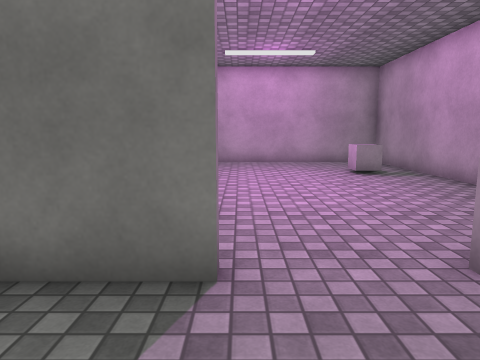
[1] (above)

12 first-person views from a walk through a Unity game level. The camera is 1.3 m above the floor, tilts 8° down and sees 70° across. The floor is counted in squares, 1 m on a side. Each view is taken from the middle of a square. On the plan, view 1 faces up. The plan holds only what a view shows up to about 15 squares ahead; the rest is blank. The player character is not drawn. Door leaves are left out, so doorways stand open. Surface patterns are stand-ins for the level's own textures.

[2]
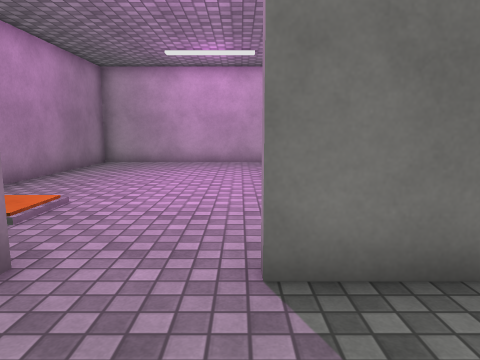

[3]
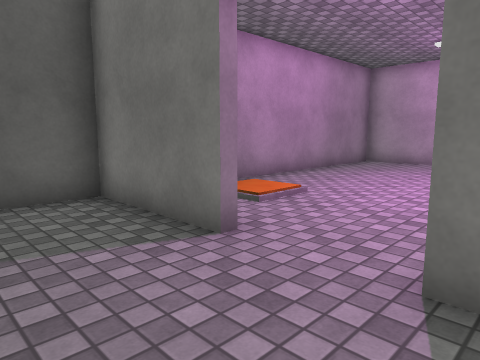

[4]
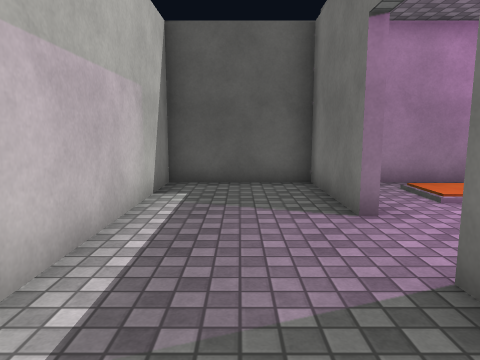

[5]
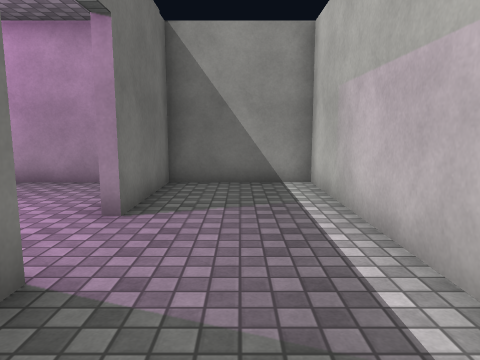

[6]
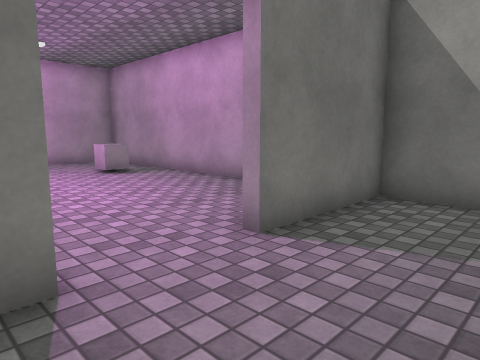

[7]
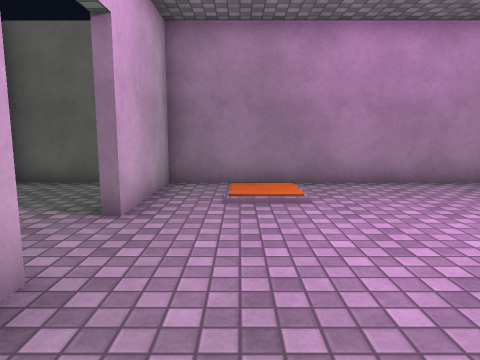

[8]
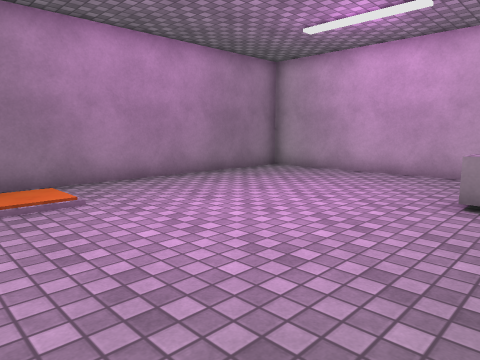

[9]
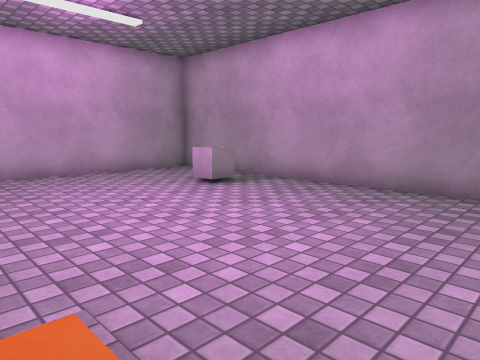

[10]
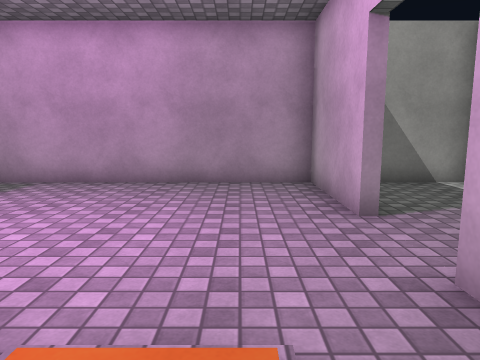

[11]
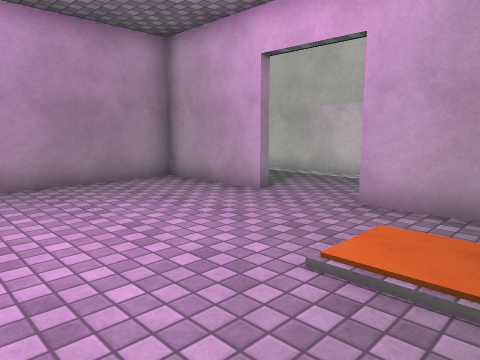

[12]
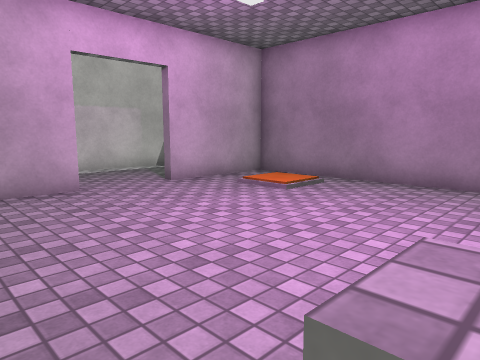

### Floor plan
Points are (right, up) in squares from view 1. A wall is a line through its corners. A room is listed if a view was taken in it or the views show most of it. See-through windows are left out.
Room 1 (views 1, 2, 3, 4, 5, 6)
walls: (-0.2, 2.8) (-3.8, 2.8) (-3.8, -0.8) (5.9, -0.8) (5.9, 2.8) (2.2, 2.8)
ways out: open door at (1, 3) to room 2
Room 2 (views 7, 8, 9, 10, 11, 12)
walls: (2.2, 3.1) (5.9, 3.1) (5.9, 14.8) (-3.8, 14.8) (-3.8, 3.1) (-0.2, 3.1)
ways out: open door at (1, 3) to room 1
objects: other object (4, 11)

Positions as (right, up) in squares from view 1, and headings:
1: (0, 0), facing up
2: (2, 0), facing up
3: (3, 0), facing up-left
4: (5, 1), facing left
5: (-3, 1), facing right
6: (-1, 0), facing up-right
7: (5, 5), facing left
8: (5, 4), facing up-left
9: (-2, 4), facing up-right
10: (-3, 5), facing right
11: (-3, 9), facing down-right
12: (5, 11), facing down-left
